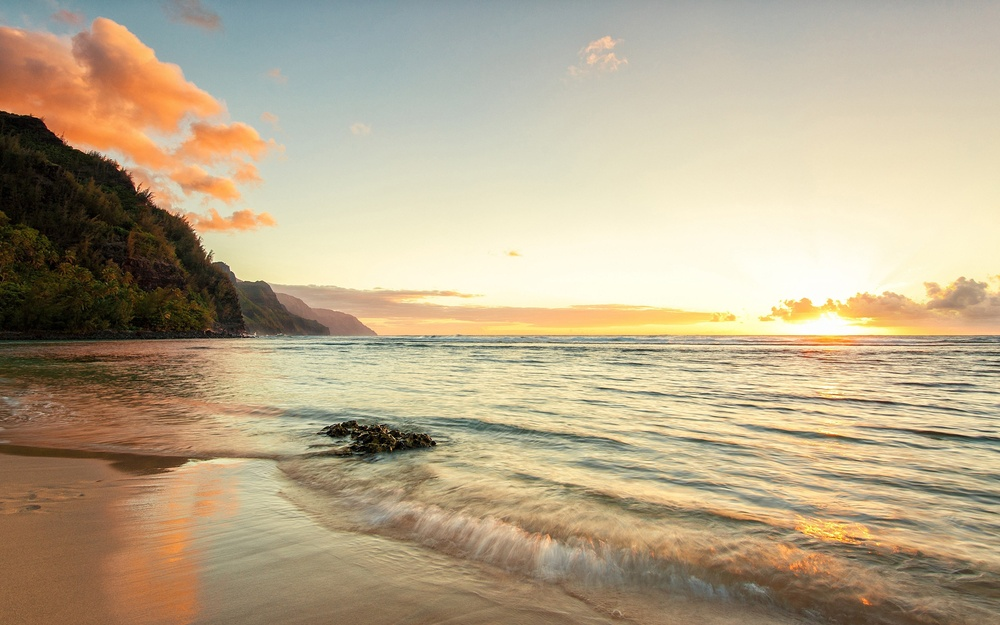
//> input picture dis_test/1.jpg, 1000 x 625 px, shrunk from 3840 x 2400 before the run
$ ./main   (built with g++ and OpenCV 4)
//> lines starting //> are read from the running program, lines starting //| are printed output that depends on the picture
#include<iostream>
#include<opencv.hpp>

using namespace std;
using namespace cv;

int main()
{
	string img_path = "1.jpg";
	cv::Mat img_src = cv::imread(img_path);
//> img_src is the input picture: 625 rows x 1000 cols, CV_8UC3; mean B, G, R 138.6, 167, 183
	cv::Mat H = (cv::Mat_<double>(3, 3) << 1, 0, 50, 0, 1, 130, 0, 0, 1);    // 创建一个H矩阵
	cv::Mat shift_img;
	cv::warpPerspective(img_src, shift_img, H, img_src.size());    // 投射变换后的图像
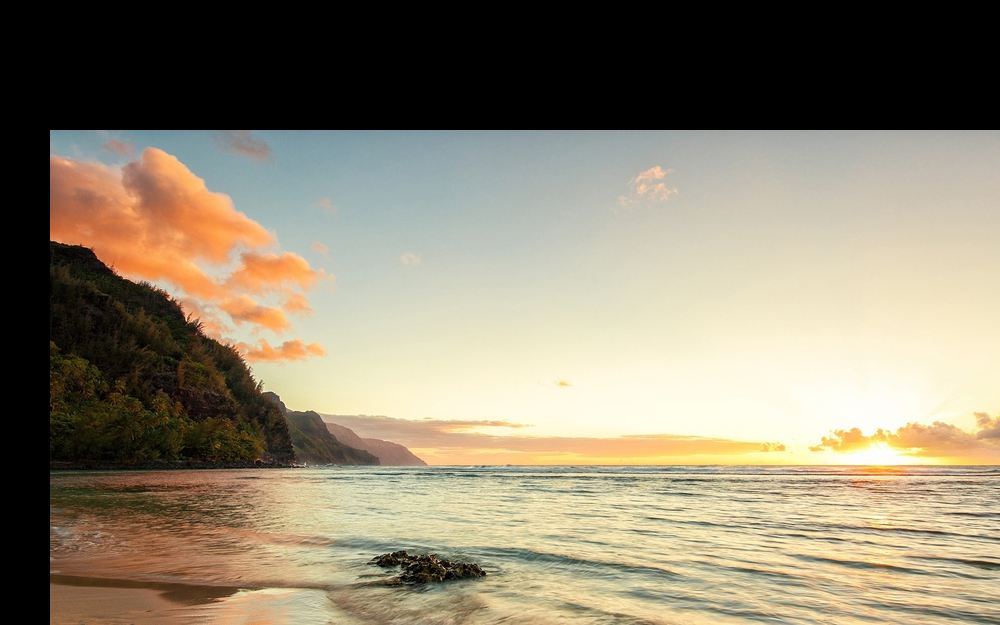
//> shift_img: 625 rows x 1000 cols, CV_8UC3; mean B, G, R 111.9, 132.2, 141.9

	/* 将图像显示*/
	cv::namedWindow("原始图像", 0);
	cv::imshow("原始图像", img_src);

	cv::namedWindow("左上平移后的图像", 0);
	cv::imshow("左上平移后的图像", shift_img);

	/*将图像转为灰度图像*/
	cv::Mat img_src_gray;
	cv::Mat img_shift_gray;
	cv::cvtColor(img_src, img_src_gray, cv::COLOR_BGR2GRAY);
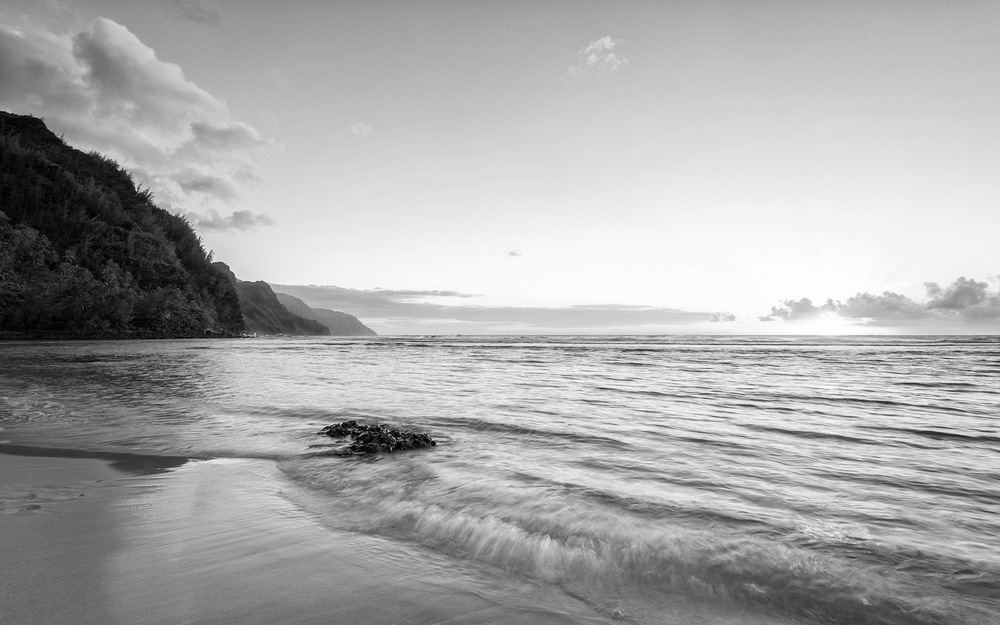
//> img_src_gray: 625 rows x 1000 cols, CV_8UC1; min 0, max 255, mean 168.5
	cv::cvtColor(shift_img, img_shift_gray, cv::COLOR_BGR2GRAY);
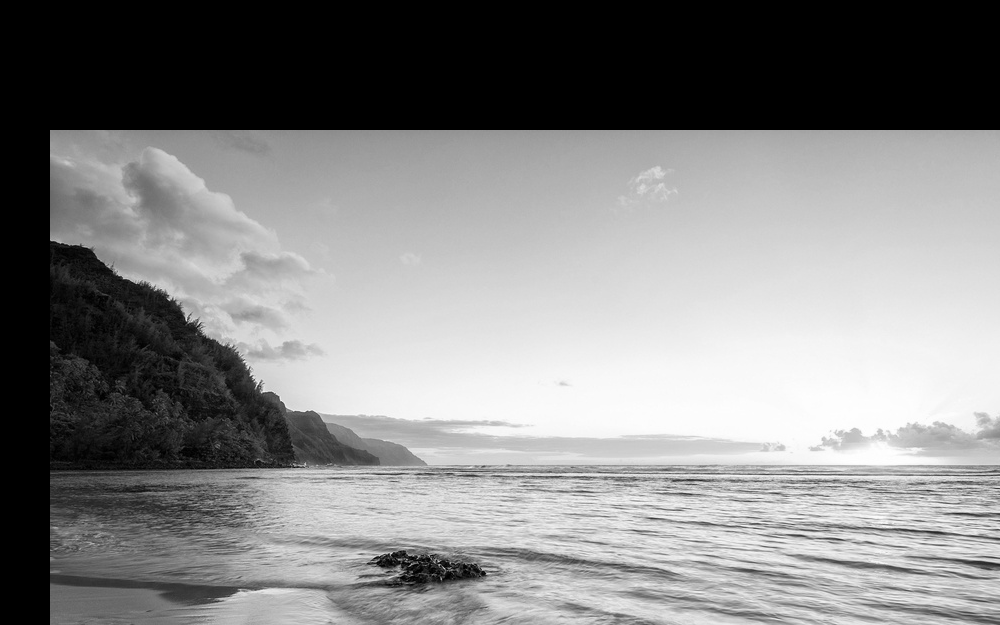
//> img_shift_gray: 625 rows x 1000 cols, CV_8UC1; min 0, max 255, mean 132.8

	/*计算光流*/
	cv::Ptr<cv::DenseOpticalFlow> algorithm = DISOpticalFlow::create(DISOpticalFlow::PRESET_FAST);
	cv::Mat flow;
	algorithm->calc(img_shift_gray, img_src_gray, flow);
	//cv::namedWindow("光流", 0);
	//cv::imshow("光流", flow);
	cv::waitKey();
	return 0;
}
